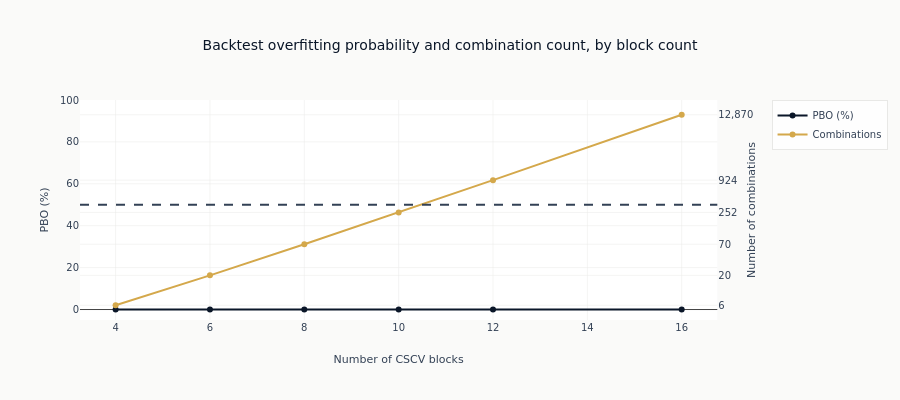

The notebook cell this image was saved under:
### Code cell
# Visualize PBO sensitivity to the CSCV partition count.
fig = make_subplots(specs=[[{"secondary_y": True}]])
fig.add_trace(
    go.Scatter(
        x=pbo_blocks_df["n_blocks"].to_list(),
        y=(pbo_blocks_df["pbo"] * 100).to_list(),
        name="PBO (%)",
        mode="lines+markers",
        line={"color": COLORS["blue"]},
    ),
    secondary_y=False,
)

fig.add_trace(
    go.Scatter(
        x=pbo_blocks_df["n_blocks"].to_list(),
        y=pbo_blocks_df["n_combinations"].to_list(),
        name="Combinations",
        mode="lines+markers",
        line={"color": COLORS["amber"]},
    ),
    secondary_y=True,
)

fig.update_layout(
    title="Backtest overfitting probability and combination count, by block count",
    xaxis_title="Number of CSCV blocks",
    height=400,
)
fig.add_hline(y=50, line_dash="dash", line_color=COLORS["neutral"], secondary_y=False)
fig.update_yaxes(title_text="PBO (%)", range=[-5, 100], secondary_y=False)
fig.update_yaxes(
    title_text="Number of combinations",
    type="log",
    tickmode="array",
    tickvals=pbo_blocks_df["n_combinations"].to_list(),
    # Formatted from the values rather than typed beside them: a different block grid would
    # leave a hand-written list labelling the wrong ticks.
    ticktext=[f"{n:,}" for n in pbo_blocks_df["n_combinations"].to_list()],
    secondary_y=True,
)
_pbo_max = pbo_blocks_df["pbo"].max() * 100
_reference_side = "above" if _pbo_max < 50 else "below"
show_plotly_with_alt(
    fig,
    "Dual-axis line chart against the number of CSCV blocks. On the left axis the backtest "
    f"overfitting probability runs from {pbo_blocks_df['pbo'].min() * 100:.0f} to "
    f"{_pbo_max:.0f} percent, with a dashed reference line at 50, {abs(50 - _pbo_max):.0f} "
    f"points {_reference_side} the highest value plotted. On the right axis, which is "
    "logarithmic, the number of combinations climbs from "
    f"{pbo_blocks_df['n_combinations'].min():,} to "
    f"{pbo_blocks_df['n_combinations'].max():,}. The two lines share a panel and measure "
    "unrelated quantities, so their crossing means nothing.",
)

### Figure 1 — Plotly figure (JSON) as saved in the notebook; plotly's stock layout.template omitted (floating-point values rounded to 4 significant figures)
{"data": [{"line": {"color": "#0a1628"}, "mode": "lines+markers", "name": "PBO (%)", "type": "scatter", "x": [4, 6, 8, 10, 12, 16], "xaxis": "x", "y": [0.0, 0.0, 0.0, 0.0, 0.0, 0.0], "yaxis": "y"}, {"line": {"color": "#D4A84B"}, "mode": "lines+markers", "name": "Combinations", "type": "scatter", "x": [4, 6, 8, 10, 12, 16], "xaxis": "x", "y": [6, 20, 70, 252, 924, 12870], "yaxis": "y2"}], "layout": {"height": 400, "shapes": [{"line": {"color": "#334155", "dash": "dash"}, "type": "line", "x0": 0, "x1": 1, "xref": "x domain", "y0": 50, "y1": 50, "yref": "y"}], "title": {"text": "Backtest overfitting probability and combination count, by block count"}, "xaxis": {"anchor": "y", "domain": [0.0, 0.94], "title": {"text": "Number of CSCV blocks"}}, "yaxis": {"anchor": "x", "domain": [0.0, 1.0], "range": [-5, 100], "title": {"text": "PBO (%)"}}, "yaxis2": {"anchor": "x", "overlaying": "y", "side": "right", "tickmode": "array", "ticktext": ["6", "20", "70", "252", "924", "12,870"], "tickvals": [6, 20, 70, 252, 924, 12870], "title": {"text": "Number of combinations"}, "type": "log"}}}
